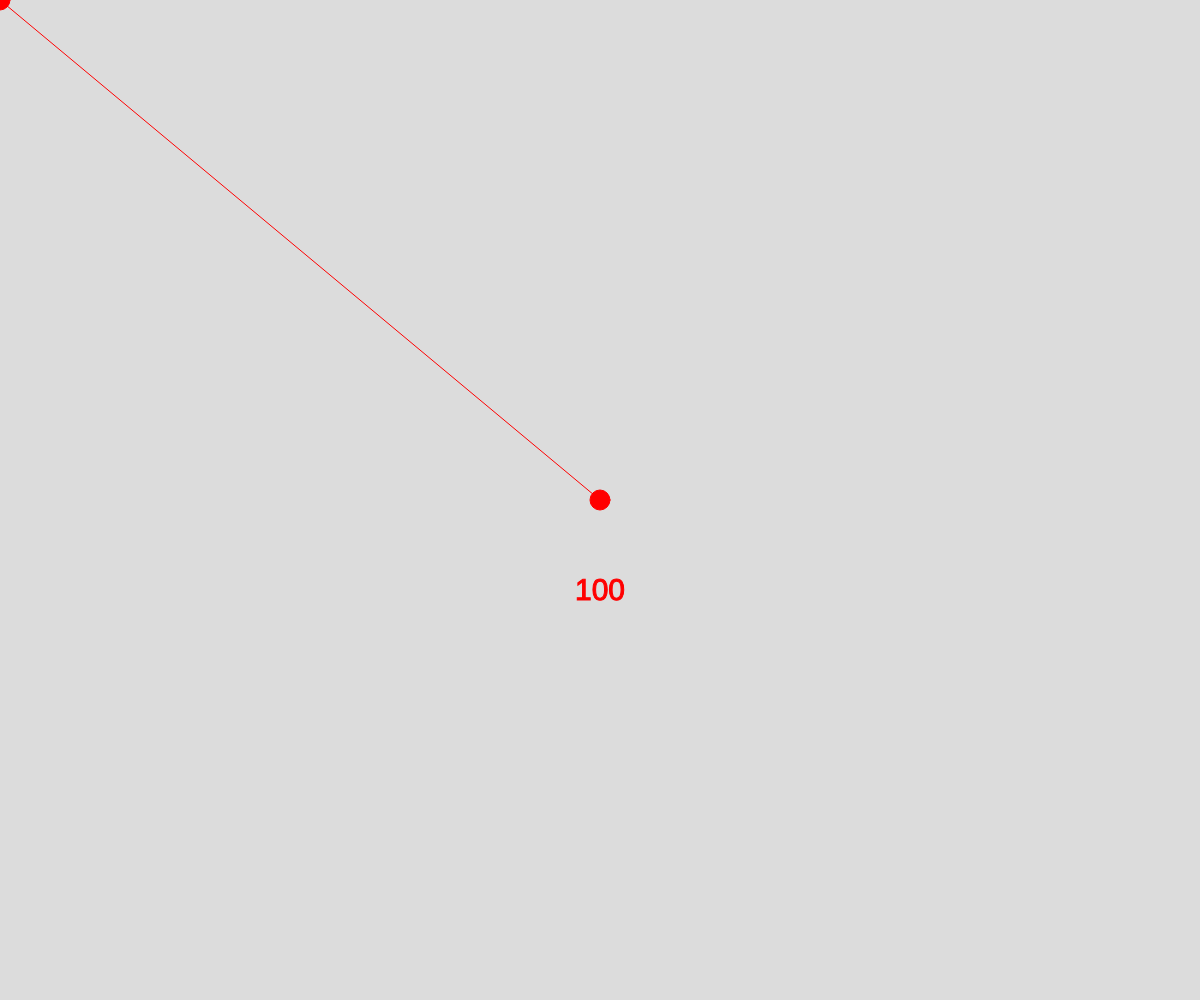
Frame 1 (no input)
Frame 60 (no input): identical to frame 1, image omitted
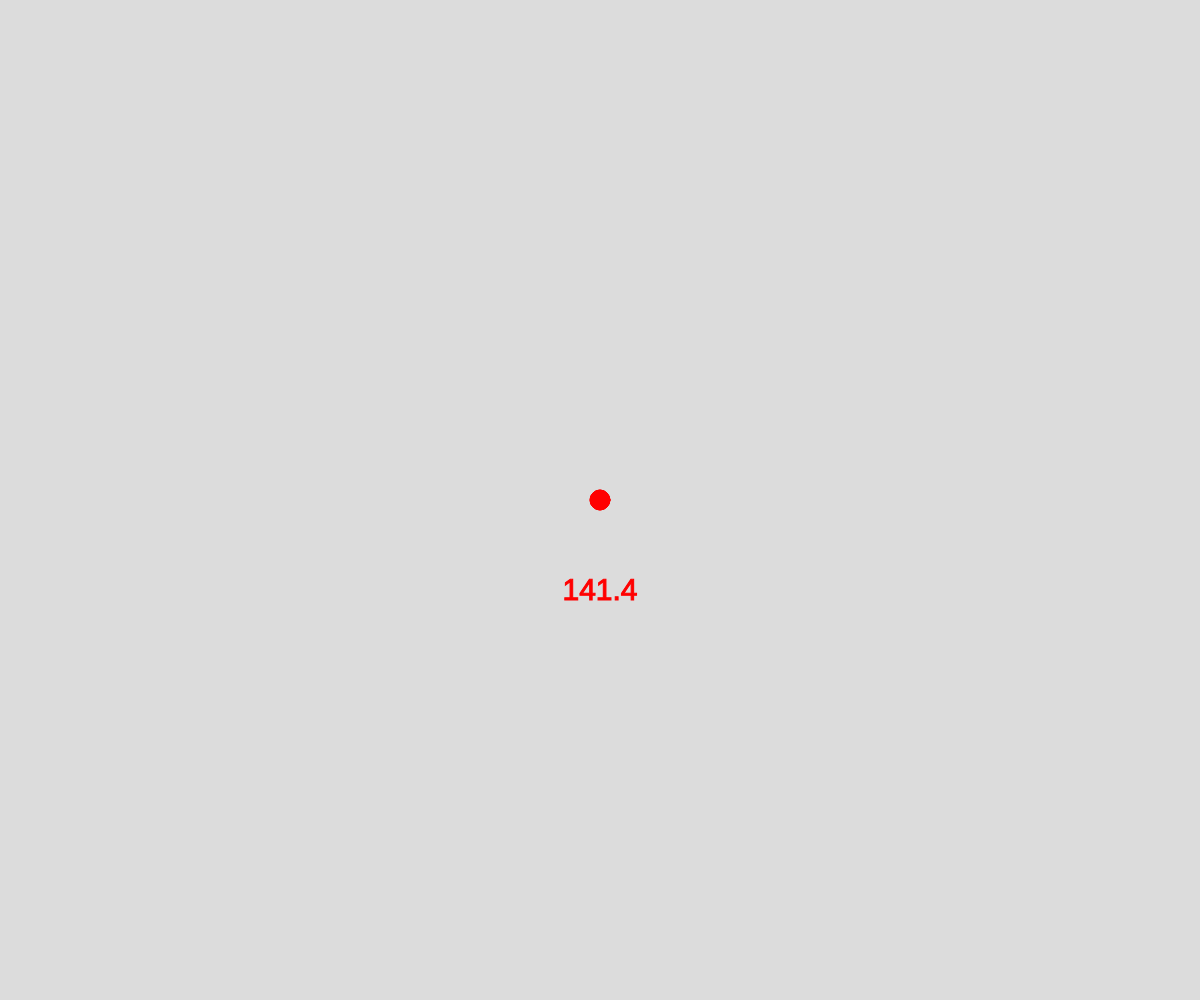
Frame 120 (the mouse pressed at the canvas centre since frame 60)

The p5.js sketch that drew these frames (run headless with seeded random() and noise() and a simulated clock; from frame 60 on, the mouse is pressed at the canvas centre):

// p5.js sketch
// ── sketch.js
// Mouse Distance
// Jillian
// Spet 20, 2023
//

//arrays, maths, functions, scroll wheel, colors

//Global Variables
let colorArray = []; //red, green, blue
let colorIndex = 0;  // 0     1      2

function createColors() { //simplest: no inputs, no 
  colorArray.push(color("red"));
  colorArray.push(color(200, 200, 255));
  colorArray.push(color("midnightblue"));
}

function mouseWheel(event) {
  //up -> negative down -> positive
  print(event.delta);
  if (event.delta < 0) {  //UP
    colorIndex += 1;
    //wrap around...
    if (colorIndex > colorArray.length - 1) {
      colorIndex = 0;
    }
  }
}

function mouseDistance(x1, x2, y1, y2){
  //given two ordered pairs, returen the straight line distance
  let a = Math.abs(x1 - x2);
  let b = Math.abs(y1 - y2);
  let c = Math.sqrt(a*a + b*b);
  return c;
}

function drawNodes() {
  //draw two "nodes" (circles) at center and mouse
  //and connect with a single edge
  fill(colorArray[colorIndex]);
  stroke(colorArray[colorIndex]);
  circle(width / 2, height / 2, 20);
  circle(mouseX, mouseY, 20);
  line(width / 2, height / 2, mouseX, mouseY);
  let d = mouseDistance(mouseX, mouseY, width/2, height/2);
  textSize(30);
  textAlign(CENTER);
  text(round(d, 1), width/2, height * 0.6);
}

function setup() {
  createCanvas(windowWidth, windowHeight);
  createColors();
}

function draw() {
  background(220);
  drawNodes();
}
